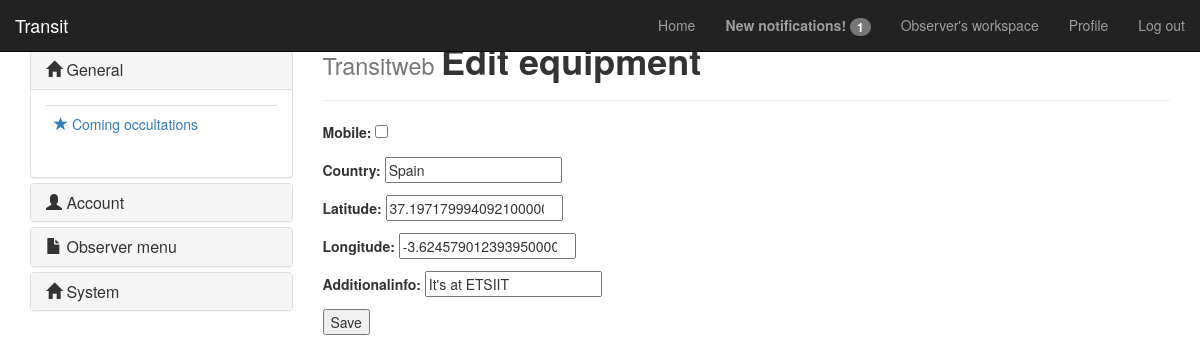
Page /accounts/edit_equipment/40/ (signed in) on the committed database.
### transitweb/models.py (models this page shows, shortened)
class Equipment(models.Model):
    mobile = models.BooleanField(default=False)
    country = models.CharField(max_length=128, null=True)
    latitude = models.DecimalField(max_digits=22, decimal_places=18, default=0)
    longitude = models.DecimalField(
            max_digits=22,
            decimal_places=18,
            default=0)
    additionalInfo = models.CharField(max_length=65535, null=True)
    user = models.ForeignKey("UserObserver", null=True)

### transitweb/views.py (the view)
# urls.py: url(r'^accounts/edit_equipment/(?P<equipment_id>[\w\-]+)/$', views.edit_equipment, name='edit_equipment'),
@login_required
def edit_equipment(request, equipment_id):
    context_dict = initialize_context(request)
    user = request.user
    userObserver = get_UserObserver_from_request(request)
    if userObserver != None:
        try:
            equipment = Equipment.objects.filter(id=equipment_id)[0]
            if request.method == 'POST':
                form = EditEquipmentForm(request.POST)
                if form.is_valid():
                    equipment.delete()
                    equipment = form.save(commit=False)
                    equipment.user = userObserver
                    equipment.save()
                    return HttpResponseRedirect('%s'%(reverse('workspace_observer')))
            else:
                form = EditEquipmentForm(
                        initial={'mobile': equipment.mobile,
                                 'country': equipment.country,
                                 'latitude': equipment.latitude,
                                 'longitude': equipment.longitude,
                                 'additionalInfo': equipment.additionalInfo})
                context_dict["form"] = form
                context_dict["equipment_id"] = equipment_id
                return render(request, "accounts/edit_equipment.html", context_dict)
        except Exception as e:
            an_alert = "Unexpected error: " + str(e)
    else:
        an_alert = "You are not an observer"
    return index_alert(request, an_alert)

### transitweb/forms.py
class EditEquipmentForm(forms.ModelForm):
    mobile = forms.BooleanField(required=False)
    country = forms.CharField(required=False)
    latitude = forms.DecimalField(required=False)
    longitude = forms.DecimalField(required=False)
    additionalInfo = forms.CharField(required=False)
    class Meta:
        model = Equipment
        fields = ("mobile", "country", "latitude", "longitude", "additionalInfo")

### transitweb/views.py (called while the page is built)
def get_UserObserver_from_request(request):
    user = request.user
    for u in UserObserver.objects.all():
        if user == u.user:
            return u
    return None

def get_UserAstronomer_from_request(request):
    user = request.user
    for u in UserAstronomer.objects.all():
        if user == u.user:
            return u
    return None

### transitweb/templates/accounts/edit_equipment.html (shortened to what this page needs)
{% extends 'base.html' %}
{% load staticfiles %}
{% block heading %}Edit equipment{% endblock %}
{% block body_block %}
<form method="POST" action="{% url 'edit_equipment' equipment_id=equipment_id %}" class="" >
    {{ form.as_p }}
    <button type="submit">Save</button>
</form>
{% endblock %}

### rows in the picture
Equipment: country "Spain", latitude "37.197179994092100000", longitude "-3.624579012393950000", additionalInfo "It's at ETSIIT"

### other values in the picture
{{ notifications_unread|length }} "1"
